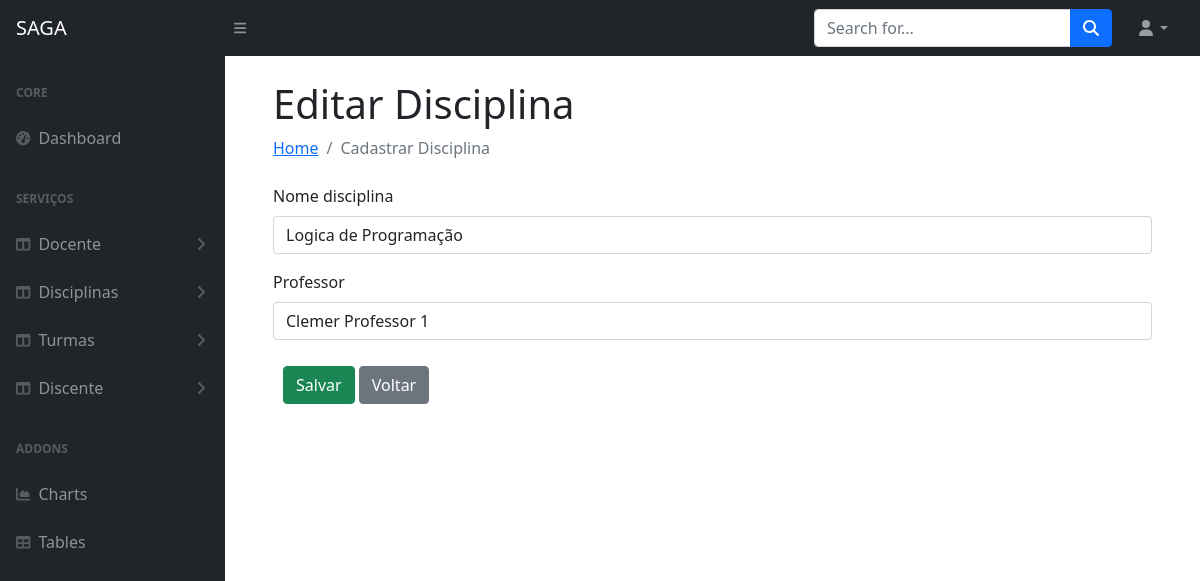
The page /editar_disciplina/2 on the database its author committed.
### appacademico/models.py (models this page shows, shortened)
class Disciplina(models.Model):
    disciplina_id = models.AutoField(primary_key=True)
    nome_disciplina = models.CharField(max_length=150, blank=True)
    professor = models.ForeignKey(Professor, on_delete=models.PROTECT)

### appacademico/views.py (the view, shortened to what this page needs)
# urls.py: path('editar_disciplina/<int:disciplina_id>', views.editar_disciplina, name='editar_disciplina'),
@has_role_decorator('professor')
def editar_disciplina(request, disciplina_id):
    disciplinaobject = get_object_or_404(Disciplina, pk=disciplina_id)
    disciplina = DisciplinaModelForm(instance=disciplinaobject)
    return render(request, 'editar_todos.html', {'disciplina': disciplina})

### appacademico/forms.py
class DisciplinaModelForm(forms.ModelForm):
    class Meta:
        model = Disciplina
        fields = ['disciplina_id', 'nome_disciplina', 'professor']

### appacademico/models.py (called while the page is built)
    def __str__(self):
        return self.nome

### appacademico/templates/editar_todos.html (shortened to what this page needs)
{% extends 'index.html'%}
{% load static %}
{% load bootstrap4 %}
{% block h1 %}
{% if docente %}
Editar Docente {{docente.nome}}
{% elif discente %}
Editar discente {{discente.nome}}
{% elif disciplina %}
Editar Disciplina {{disciplina.nome}}
{% elif turmas %}
Editar Turma {{turma.turma_id}}
{% endif %}
{% endblock %}
{% block li %}
{% if docente %}
Cadastrar Docente
{% elif discente %}
Cadastrar Discente
{% elif disciplina %}
Cadastrar Disciplina
{% elif discente %}
Cadastrar Aluno
{% elif turmas %}
Cadastrar Turma
{% endif %}
{% endblock %}
{% block content %}
<form method="POST" class="form" enctype="multipart/form-data" autocomplete="off">
    {% if docente %}
    {% bootstrap_form docente %}
    {% elif discente %}
    {% bootstrap_form discente %}
    {% elif disciplina %}
    {% bootstrap_form disciplina %}
    {% elif turmas %}
    {% bootstrap_form turmas %}
    {% endif %}
    <div style="padding: 10px;">
        <input type="submit" class="btn btn-success" value="Salvar" />
        <input type="button" class="btn btn-secondary" value="Voltar">
    </div>
</form>
</div>
{% endblock %}

### appacademico/templates/static/css/style1.css (style rules this page uses)
body { background-color: #1E0731; text-align: center; }

### rows shown on the page
Disciplina: nome_disciplina "Logica de Programação", professor "Clemer Professor 1"
